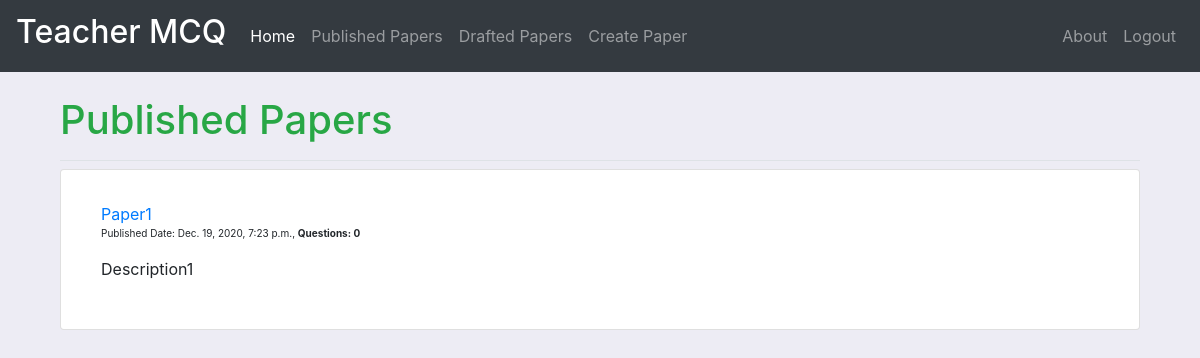
Page /teacher/published/papers/1/ (signed in) on the committed database.
### teacher_app/models.py (models this page shows, shortened)
class Paper(models.Model):
    id = models.AutoField(primary_key=True)
    name = models.CharField(max_length=100,default="")
    slug = models.SlugField(allow_unicode=True, unique=True,null=True)
    user = models.ForeignKey(User,related_name="paper",null=True,on_delete=models.CASCADE)
    date = models.DateTimeField(auto_now=True)
    description = models.TextField(blank=True)
    is_published = models.BooleanField(default=False)
    pub_date = models.DateTimeField(auto_now=True)
    class Meta:
        ordering = ['-pub_date']
    def save(self,*args,**kwargs):
        self.slug = slugify(self.id)
        super().save(*args,**kwargs)

### teacher_app/views.py (the view)
# urls.py: path('published/papers/',PublishedListPaper.as_view(),name="published_paper_list"),
@method_decorator(decorators, name="dispatch")
class PublishedListPaper(ListView):
    model = Paper
    template_name = "published_paper_list.html"
    def get_queryset(self):
        try:
            self.paper_user = Paper.objects.filter(user=self.request.user).filter(
                is_published=True
            )
        except:
            raise Http404
        else:
            try:
                self.cache = (
                    Paper.objects.select_related("user")
                    .filter(user=self.request.user)
                    .get(id__iexact=self.kwargs.get("id"))
                )
                if not self.cache.is_published:
                    self.cache.is_published = True
                    self.cache.pub_date = datetime.now()
                    self.cache.save()
            except:
                pass
            return self.paper_user
    def get_context_data(self, **kwargs):
        context = super().get_context_data(**kwargs)
        context["paper_user"] = self.paper_user
        return context

### teacher_app/templates/published_paper_list.html (shortened to what this page needs)
{% extends 'teacher_base.html' %}
{% load bootstrap4 %}
{% block base_block %}
<div class="container" style="margin-bottom:20px">
    <div class="pb-2 mt-4 mb-2 border-bottom">
        <h1 class="text-success">Published Papers</h1>
    </div>
    <ul class="list-group">
        {% for paper in paper_list %}
        <li class="card list-group-item">
        <div class="card-body">
            <a href="{% url 'teacher_app:question_list' slug=paper.slug %}">{{paper.name}}</a><br>
            <p style="font-size:10px">Published Date: {{paper.pub_date}},  <strong>Questions: {{paper.question.count}}</p></strong></p>
            {% if paper.description %}<p>{{paper.description}}</p>{% endif %}
        </div>
        </li>
        {% endfor %}
    </ul>
</div>
{% endblock base_block %}

### static/css/master.css (style rules this page uses)
html, body { height: 100%; scroll-behavior: smooth; }
.teacherbody { margin: 0 auto; background-position:center; background-size: contain; background-color: #EDECF4; display: flex; flex-flow: column; height: 100%; }

### rows in the picture
Paper: name "Paper1", pub_date "Dec. 19, 2020, 7:23 p.m.", question.count "0", description "Description1"
